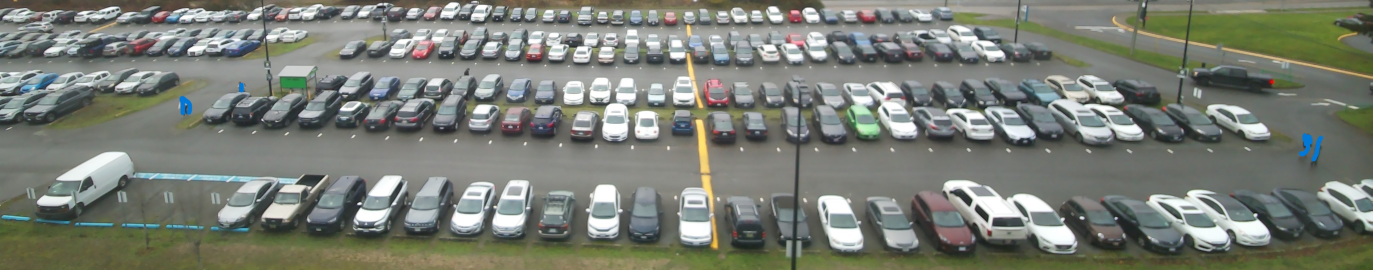
#> input picture Pics/PLPi1.jpg, 4117 x 809 px (shown at 1/3 size)
$ python 'Final Pi 1.py'
#> lines starting #> are read from the running program, lines starting #| are printed output that depends on the picture; after the words box and inside, x2 and y2 are one past the last pixel; in counts of white or black regions, pixels touching at a corner belong together
"""
Program Name: Spot Detection from Pi Image, V-1
Author: Get Parked
Creation Date: 15/09/2023
Description: This program reads an image taken from the Pi, ideally a parking lot and will perform open stall detection by filtering by,
stall colour comparison, rectangularity, minimum area and percentage of stalls' ground pixels.

It then will gather this information in an array and transmit the data to The Things Network.
"""

# Import Libraries
import cv2 as cv
import numpy as np
import serial

print("Starting")

# Variable Initialization
OpenSpotsCtr = 0
ParkingSpotsArray = [1] * 184
ser = serial.Serial('/dev/ttyS0', 115200, timeout=3)

H_BFR = 1
S_BFR = 5
V_BFR = 18

B_h_max = 0
B_s_max = 0
B_v_max = 0

P_h_max = 0
P_s_max = 0
P_v_max = 0

R_h_max = 0
R_s_max = 0
R_v_max = 0

G_h_max = 0
G_s_max = 0
G_v_max = 0

O_h_max = 0
O_s_max = 0
O_v_max = 0

Y_h_max = 0
Y_s_max = 0
Y_v_max = 0


# Function Definitions

def process_region(img, vertices, lower_gray, upper_gray, half_side, tolerance, min_area):
    hsv = cv.cvtColor(img, cv.COLOR_BGR2HSV)
    mask = cv.inRange(hsv, lower_gray, upper_gray)

    # Create Poligonal mask
    poly_mask = np.zeros_like(mask)
    vertices_array = np.array([vertices], dtype=np.int32)
    cv.fillPoly(poly_mask, vertices_array, 255)

    # Apply mask to original image
    masked = cv.bitwise_and(mask, mask, mask=poly_mask)

    height, width = masked.shape
    new_mask = np.zeros_like(masked)

    for y in range(half_side, height - half_side):
        for x in range(half_side, width - half_side):
            if masked[y, x] == 255:
                square = masked[y-half_side:y+half_side, x-half_side:x+half_side]
                if np.sum(square) / 255 >= (2 * half_side * 2 * half_side * tolerance):
                    new_mask[y-half_side:y+half_side, x-half_side:x+half_side] = 255

    contours, _ = cv.findContours(new_mask, cv.RETR_EXTERNAL, cv.CHAIN_APPROX_SIMPLE)
    final_mask = np.zeros_like(new_mask)
    for contour in contours:
        if cv.contourArea(contour) >= min_area:
            cv.drawContours(final_mask, [contour], -1, (255), thickness=cv.FILLED)

    result = img.copy()
    result[final_mask > 0] = [0, 255, 0]
    return result


def get_hsv_range_from_line(image, start_point, end_point, h_buffer = H_BFR, s_buffer = S_BFR, v_buffer = V_BFR):
    # Create a blank image the same size as the original
    mask = np.zeros(image.shape[:2], dtype=np.uint8)

    # Draw a line on the mask
    cv.line(mask, start_point, end_point, 255, 2)

    # Find the Pixels with the drawn line
    y_coords, x_coords = np.where(mask == 255)

    # Store HSV values of pixels detected
    h_values, s_values, v_values = [], [], []

    # Convert image from BGR to HSV
    hsv_image = cv.cvtColor(image, cv.COLOR_BGR2HSV)

    # Extract the HSV values
    for x, y in zip(x_coords, y_coords):
        h, s, v = hsv_image[y, x]
        h_values.append(h)
        s_values.append(s)
        v_values.append(v)

    # Calculate ranges of values
    h_min = max(0, min(h_values) - h_buffer)
    h_max = min(180, max(h_values) + h_buffer)
    s_min = max(0, min(s_values) - s_buffer)
    s_max = min(255, max(s_values) + s_buffer)
    v_min = max(0, min(v_values) - v_buffer)
    v_max = min(255, max(v_values) + v_buffer)

    return h_min, h_max, s_min, s_max, v_min, v_max

# [8 lines left out: function TransformToDecimal, not called in this run]


# Read Image, resize it and copy
PL = cv.imread('./Pics/PLPi1.jpg')
#> PL is the input picture: shape (809, 4117, 3); mean B, G, R 117.3, 126.3, 121.9
PLResized = cv.resize(PL, (1500, 600), interpolation = cv.INTER_AREA)
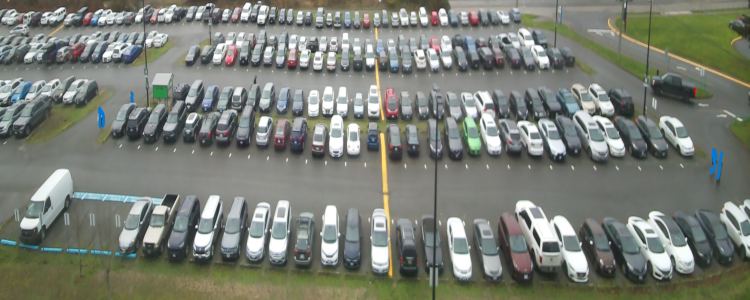
#> PLResized: shape (600, 1500, 3) (shown at 1/2 size); mean B, G, R 117.3, 126.3, 121.9
PLOG = PLResized.copy()

# Define lines for HSV values extraction
StartPointB = (2150, 620)
EndPointB = (2165, 710)

StartPointP = (2150, 620)
EndPointP = (2165, 710)

StartPointR = (2150, 620)
EndPointR = (2165, 710)

StartPointG = (2150, 620)
EndPointG = (2165, 710)

StartPointO = (2150, 620)
EndPointO = (2165, 710)

StartPointY = (2150, 620)
EndPointY = (2165, 710)

# Get HSV Ranges for each row
B_h_min, B_h_max, B_s_min, B_s_max, B_v_min, B_v_max = get_hsv_range_from_line(PL, StartPointB, EndPointB)
#> in get_hsv_range_from_line, `cv.line(mask, start_point, end_point, 255, 2)`:
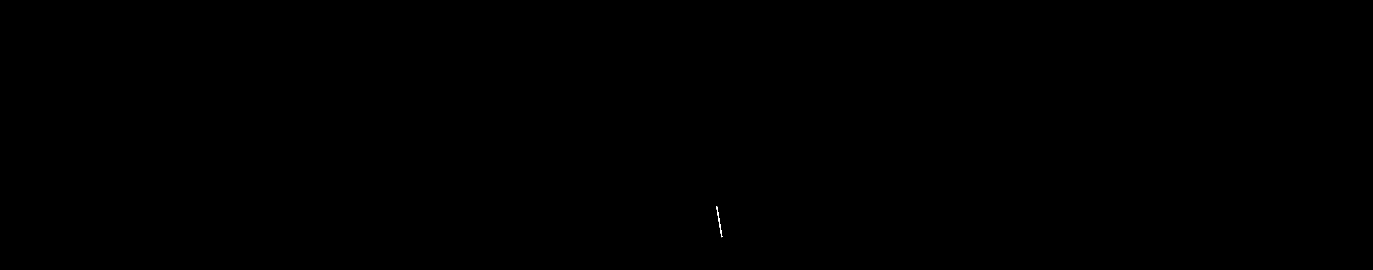
#> mask: shape (809, 4117) (shown at 1/3 size); 0.01% white; 1 white region, box (x1, y1, x2, y2) and area: (2149, 619, 2167, 712) 260
#> (the rest of the program and of its run is left out)
